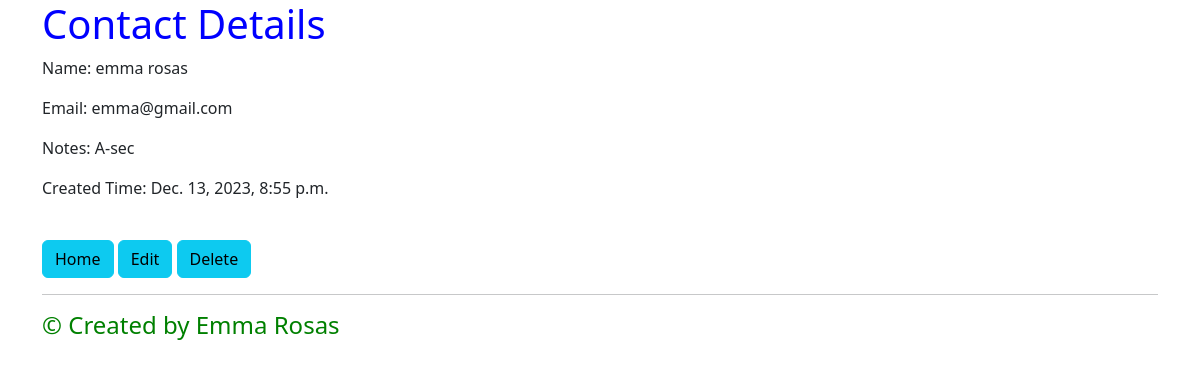
The app's page /contacts/1/ with its own data.
### contacts/models.py (models this page shows)
class Contact(models.Model):
    name = models.CharField(max_length=20, null=False)
    email = models.EmailField()
    notes = models.TextField(max_length=200, default="")
    created_time = models.DateTimeField(auto_now_add=True, editable=False)

### contacts/views.py (the view)
# urls.py: path("contacts/<int:pk>/", ContactDetailView.as_view(), name="contact_detail"),
class ContactDetailView(DetailView):
    model = Contact

### contacts/templates/contacts/contact_detail.html
{% extends "base.html" %}
{% block content %}
<div class="centered-text" style="color: blue;">
    <h1>Contact Details</h1>
</div>
<p>Name: {{ contact.name }}</p>
<p>Email: {{ contact.email }}</p>
<p>Notes: {{ contact.notes }}</p>
<p>Created Time: {{ contact.created_time }}</p>
<br>
<a class="btn btn-info" href="{% url 'contact_list' %}" role="button">Home</a>
<a class="btn btn-info" href="{% url 'contact_update' contact.pk %}" role="button">Edit</a>
<a class="btn btn-info" href="{% url 'contact_delete' contact.pk %}" role="button">Delete</a>
<hr>
<div class="centered-text" style="color: green;">
    <h4>&copy; Created by Emma Rosas</h4>
</div>
{% endblock content %}

### records on screen
Contact: name "emma rosas", email "emma@gmail.com", notes "A-sec", created_time "Dec. 13, 2023, 8:55 p.m."
